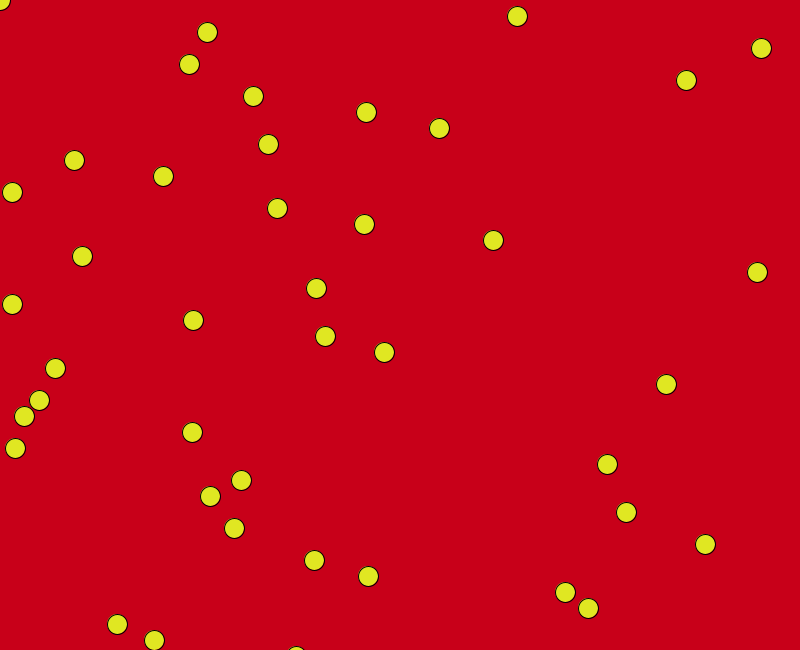
Frame 1 (no input)
Frame 60 (the mouse pressed at the canvas centre just before this capture): identical to frame 1, image omitted
Frame 120 (the mouse held since frame 60 and released just before this capture): identical to frame 1, image omitted

The Processing sketch that drew this single still picture (run headless with seeded random() and noise(); from frame 60 on, the mouse is pressed at the canvas centre):

// Processing sketch: MagicWorms
// ── MagicWorms.pde
/*
 *    Copyright (c) The League of Amazing Programmers 2013-2021
 *    Level 1
 */

/** This program draws a magical pattern **/
int x;
int y;
// The setup method is run once when the program starts
void setup() {

  //Set your canvas size
size(800,650);
  //Set a background color  
background(200, 0,25);
}

// The draw method runs continuously (in a loop) until the program ends
void draw() {

  // STEP 1.
  for(int i=1; i<300;i++){
    fill(224,231,34);
    ellipse(x,y,20,20); 
    x=x+20;
    y=y+16;
    
      x = (int)random(0,800);
    
  }
  // Use a for loop to draw 300 small ellipses in a diagonal line across the canvas.
  // Make them a bright color.
  // RUN THE PROGRAM TO CHECK IT (see the recipe for the expected outcome).

  // STEP 2.
  // Now make each ellipse use random values for their x and y co-ordinates. Make sure they are inside the canvas. 
  // Hint:  random(int maxValue)
  // RUN THE PROGRAM TO CHECK IT (see the recipe for the expected outcome).
  
  // STEP 3.
  // Now use the getWormX() and getWormY() methods for x and y co-ordinates of each ellipse
  //(use the for loop variable as the parameter to these methods).
  // RUN THE PROGRAM TO CHECK IT (see the recipe for the expected outcome).
  
  // STEP 4.
  // Call makeMagical() in your draw method before the for loop. 
  // OPTIONS: Pass in frameCount or another variable for the ellipse "red value", 
  // and i as the "green value" for some extra color coolness.
}

/// DO NOT CHANGE THE CODE BELOW. CALL THE METHODS FROM THE DRAW METHOD
   float frequency = .001;
   float noiseInterval = PI;

    void makeMagical() {
        fill( 0, 0, 0, 10 );
        rect(0, 0, width, height);
        noStroke();
    }

    float getWormX(int i) {
        return map(noise(i*noiseInterval + frameCount * frequency), 0, 1, 0, width);
    }

    float getWormY(int i) {
        return map(noise(i*noiseInterval+1 + frameCount * frequency), 0, 1, 0, height);
    }
